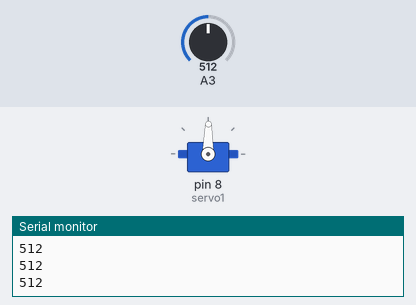
The sketch below on a simulated Arduino Uno, built with avr-gcc and run on an emulated ATmega328P. Parts: servo, the last lines printed to the serial monitor. The test bench sets the inputs (shaded band); at power-on: A3 = 512.

Above: at 1.2 s.
1.3 s: A3 set to 716
At 1.6 s:
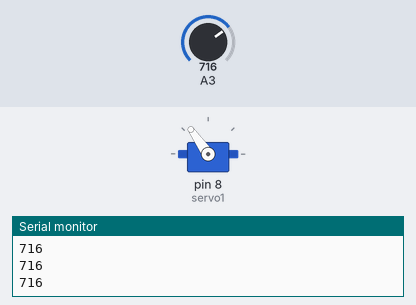
2.8 s: A3 set to 900
At 3.1 s:
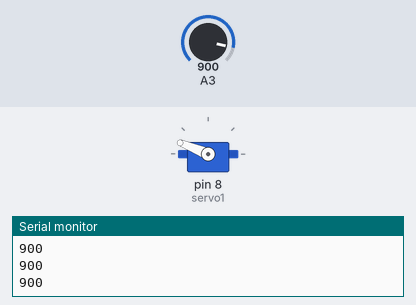
4.3 s: A3 set to 1023
At 5.0 s:
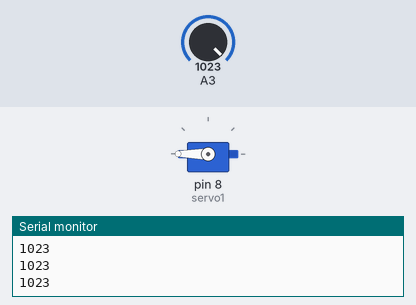
5.8 s: A3 set to 306
At 6.7 s:
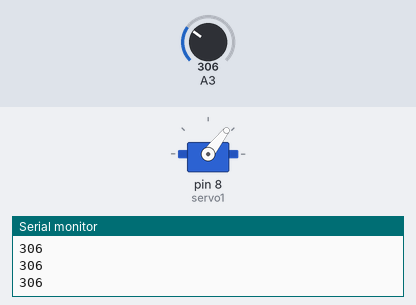
7.3 s: A3 set to 122
At 8.5 s:
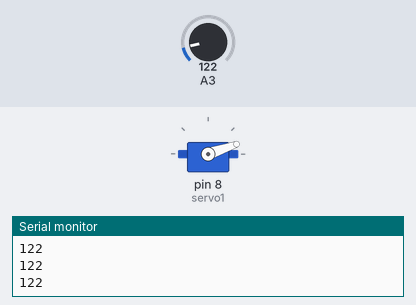
8.8 s: A3 set to 511
At 10.1 s:
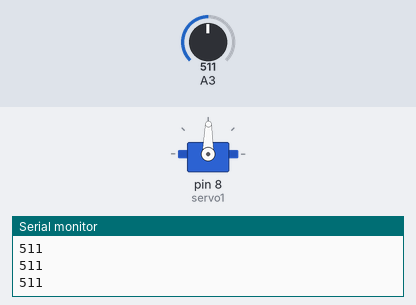
Timing chart, 0 to 11.3 s (numbered marks = the images above; inputs shaded):
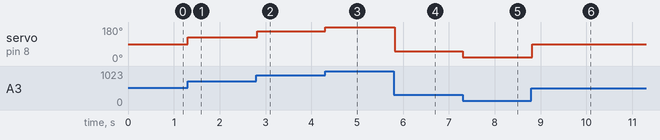

Measured:
- after the input at 1.3 s, servo on pin 8 (servo1): 89° → 125° at once
- after the input at 2.8 s, servo on pin 8 (servo1): 125° → 158° at once
- after the input at 4.3 s, servo on pin 8 (servo1): 158° → 180° at once
- after the input at 5.8 s, servo on pin 8 (servo1): 180° → 52° at once
- after the input at 7.3 s, servo on pin 8 (servo1): 52° → 19° at once
- after the input at 8.8 s, servo on pin 8 (servo1): 19° → 89° at once

The sketch:

7_ServoMotor_SG90.ino
```cpp
#include <Servo.h>
Servo servo1;


int VALORPOT;
int ANGULO;

void setup() {
  servo1.attach(8);
  Serial.begin(9600);
}

void loop() {

  VALORPOT = analogRead(A3);
  Serial.println(VALORPOT); //min 5, max 1017
  ANGULO= map(VALORPOT, 10, 1021, 0, 180);
  servo1.write(ANGULO);

  delay(20);


}
```
